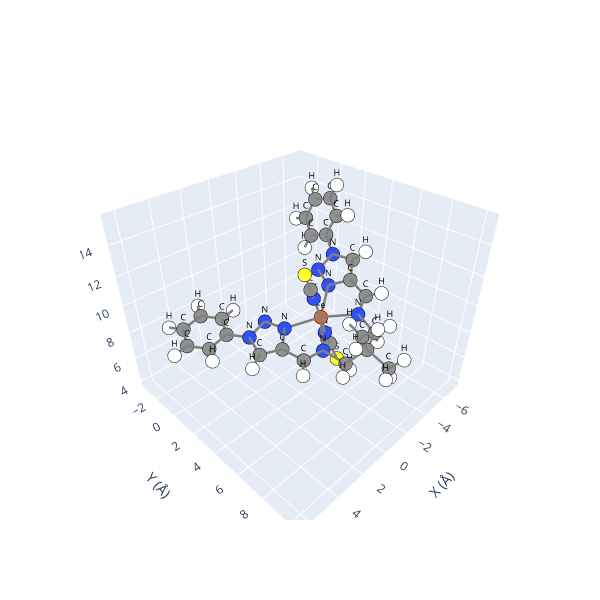

Notebook source saved alongside this figure:
### Code cell
ref_hs_mol.view()

### Figure 1 — Plotly figure (JSON) as saved in the notebook; plotly's stock layout.template omitted (floating-point values rounded to 4 significant figures)
{"data": [{"hoverinfo": "text", "marker": {"color": ["#909090", "#909090", "#FFFFFF", "#909090", "#FFFFFF", "#909090", "#909090", "#FFFFFF", "#909090", "#FFFFFF", "#FFFFFF", "#909090", "#909090", "#FFFFFF", "#FFFFFF", "#FFFFFF", "#909090", "#FFFFFF", "#FFFFFF", "#FFFFFF", "#3050F8", "#3050F8", "#3050F8", "#3050F8", "#3050F8", "#E06633", "#909090", "#909090", "#FFFFFF", "#909090", "#FFFFFF", "#909090", "#FFFFFF", "#909090", "#FFFFFF", "#3050F8", "#FFFF30", "#909090", "#909090", "#FFFFFF", "#FFFFFF", "#909090", "#FFFFFF", "#909090", "#909090", "#FFFFFF", "#909090", "#3050F8", "#3050F8", "#3050F8", "#3050F8", "#909090", "#FFFFFF", "#909090", "#FFFFFF", "#909090", "#FFFFFF", "#909090", "#FFFFFF", "#909090", "#FFFFFF", "#FFFF30"], "line": {"color": "black", "width": 1}, "size": 8}, "mode": "markers", "showlegend": false, "text": ["C", "C", "H", "C", "H", "C", "C", "H", "C", "H", "H", "C", "C", "H", "H", "H", "C", "H", "H", "H", "N", "N", "N", "N", "N", "Fe", "C", "C", "H", "C", "H", "C", "H", "C", "H", "N", "S", "C", "C", "H", "H", "C", "H", "C", "C", "H", "C", "N", "N", "N", "N", "C", "H", "C", "H", "C", "H", "C", "H", "C", "H", "S"], "type": "scatter3d", "x": [2.765, 4.111, 4.517, 2.327, 3.126, 1.265, 0.9273, 1.547, -0.5743, 0.2304, -1.072, -1.41, -1.557, -1.864, -2.19, -0.705, -0.7211, 0.1734, -1.214, -0.6924, 2.011, 0.7778, 0.3282, -0.1742, -0.5867, -1.472, -0.08008, 4.843, 5.755, 4.249, 4.756, 2.901, 2.498, 2.154, 1.241, -2.323, -3.225, -2.668, -2.784, -3.177, -3.316, -3.882, -4.519, -4.043, -4.915, -5.64, -5.081, -2.888, -3.142, -3.438, -4.53, -5.657, -5.679, -6.197, -6.592, -6.17, -6.553, -5.567, -5.531, -5.017, -4.611, 0.6886], "y": [0.5387, 0.5998, 1.416, 2.977, 3.238, 3.76, 5.149, 5.715, 6.965, 7.476, 6.906, 7.737, 9.172, 9.122, 9.667, 9.617, 7.828, 8.156, 8.425, 6.956, 1.741, 1.744, 2.966, 5.604, 4.41, 4.187, 4.643, -0.5582, -0.5276, -1.747, -2.524, -1.816, -2.635, -0.6554, -0.6887, 3.785, 4.121, 3.938, 7.179, 7.156, 7.784, 5.518, 6.162, 4.16, 3.543, 3.929, 1.164, 5.818, 3.216, 2.074, 2.272, 1.455, 2.327, 0.4082, 0.5776, -0.8498, -1.538, -1.105, -1.977, -0.07776, -0.2499, 4.951], "z": [7.971, 7.689, 7.51, 7.597, 7.2, 7.855, 7.654, 7.252, 7.61, 7.429, 6.779, 8.611, 8.035, 7.127, 8.561, 8.06, 9.985, 9.873, 10.55, 10.39, 8.024, 8.545, 8.442, 8.006, 10.88, 8.978, 11.83, 7.677, 7.495, 7.926, 7.912, 8.2, 8.376, 8.213, 8.385, 7.11, 4.572, 6.11, 8.722, 7.835, 9.261, 9.987, 10.2, 10.45, 11.26, 11.7, 12.07, 9.308, 10.04, 10.56, 11.3, 13.29, 13.62, 14.0, 14.83, 13.54, 14.03, 12.33, 12.01, 11.59, 10.77, 13.26]}, {"hoverinfo": "none", "mode": "text", "showlegend": false, "text": ["C", "C", "H", "C", "H", "C", "C", "H", "C", "H", "H", "C", "C", "H", "H", "H", "C", "H", "H", "H", "N", "N", "N", "N", "N", "Fe", "C", "C", "H", "C", "H", "C", "H", "C", "H", "N", "S", "C", "C", "H", "H", "C", "H", "C", "C", "H", "C", "N", "N", "N", "N", "C", "H", "C", "H", "C", "H", "C", "H", "C", "H", "S"], "textfont": {"color": "black", "size": 9}, "type": "scatter3d", "x": [2.765, 4.111, 4.517, 2.327, 3.126, 1.265, 0.9273, 1.547, -0.5743, 0.2304, -1.072, -1.41, -1.557, -1.864, -2.19, -0.705, -0.7211, 0.1734, -1.214, -0.6924, 2.011, 0.7778, 0.3282, -0.1742, -0.5867, -1.472, -0.08008, 4.843, 5.755, 4.249, 4.756, 2.901, 2.498, 2.154, 1.241, -2.323, -3.225, -2.668, -2.784, -3.177, -3.316, -3.882, -4.519, -4.043, -4.915, -5.64, -5.081, -2.888, -3.142, -3.438, -4.53, -5.657, -5.679, -6.197, -6.592, -6.17, -6.553, -5.567, -5.531, -5.017, -4.611, 0.6886], "y": [0.5387, 0.5998, 1.416, 2.977, 3.238, 3.76, 5.149, 5.715, 6.965, 7.476, 6.906, 7.737, 9.172, 9.122, 9.667, 9.617, 7.828, 8.156, 8.425, 6.956, 1.741, 1.744, 2.966, 5.604, 4.41, 4.187, 4.643, -0.5582, -0.5276, -1.747, -2.524, -1.816, -2.635, -0.6554, -0.6887, 3.785, 4.121, 3.938, 7.179, 7.156, 7.784, 5.518, 6.162, 4.16, 3.543, 3.929, 1.164, 5.818, 3.216, 2.074, 2.272, 1.455, 2.327, 0.4082, 0.5776, -0.8498, -1.538, -1.105, -1.977, -0.07776, -0.2499, 4.951], "z": [7.971, 7.689, 7.51, 7.597, 7.2, 7.855, 7.654, 7.252, 7.61, 7.429, 6.779, 8.611, 8.035, 7.127, 8.561, 8.06, 9.985, 9.873, 10.55, 10.39, 8.024, 8.545, 8.442, 8.006, 10.88, 8.978, 11.83, 7.677, 7.495, 7.926, 7.912, 8.2, 8.376, 8.213, 8.385, 7.11, 4.572, 6.11, 8.722, 7.835, 9.261, 9.987, 10.2, 10.45, 11.26, 11.7, 12.07, 9.308, 10.04, 10.56, 11.3, 13.29, 13.62, 14.0, 14.83, 13.54, 14.03, 12.33, 12.01, 11.59, 10.77, 13.26]}, {"hoverinfo": "none", "line": {"color": "gray", "width": 5}, "mode": "lines", "showlegend": false, "type": "scatter3d", "x": [-6.17, -5.567], "y": [-0.8498, -1.105], "z": [13.54, 12.33]}, {"hoverinfo": "none", "line": {"color": "gray", "width": 5}, "mode": "lines", "showlegend": false, "type": "scatter3d", "x": [-1.472, -0.1742], "y": [4.187, 5.604], "z": [8.978, 8.006]}, {"hoverinfo": "none", "line": {"color": "gray", "width": 5}, "mode": "lines", "showlegend": false, "type": "scatter3d", "x": [-4.915, -5.64], "y": [3.543, 3.929], "z": [11.26, 11.7]}, {"hoverinfo": "none", "line": {"color": "gray", "width": 5}, "mode": "lines", "showlegend": false, "type": "scatter3d", "x": [2.901, 4.249], "y": [-1.816, -1.747], "z": [8.2, 7.926]}, {"hoverinfo": "none", "line": {"color": "gray", "width": 5}, "mode": "lines", "showlegend": false, "type": "scatter3d", "x": [-0.5743, 0.2304], "y": [6.965, 7.476], "z": [7.61, 7.429]}, {"hoverinfo": "none", "line": {"color": "gray", "width": 5}, "mode": "lines", "showlegend": false, "type": "scatter3d", "x": [-2.888, -1.472], "y": [5.818, 4.187], "z": [9.308, 8.978]}, {"hoverinfo": "none", "line": {"color": "gray", "width": 5}, "mode": "lines", "showlegend": false, "type": "scatter3d", "x": [0.2304, -0.5743], "y": [7.476, 6.965], "z": [7.429, 7.61]}, {"hoverinfo": "none", "line": {"color": "gray", "width": 5}, "mode": "lines", "showlegend": false, "type": "scatter3d", "x": [-0.1742, -1.472], "y": [5.604, 4.187], "z": [8.006, 8.978]}, {"hoverinfo": "none", "line": {"color": "gray", "width": 5}, "mode": "lines", "showlegend": false, "type": "scatter3d", "x": [-0.5867, -0.08008], "y": [4.41, 4.643], "z": [10.88, 11.83]}, {"hoverinfo": "none", "line": {"color": "gray", "width": 5}, "mode": "lines", "showlegend": false, "type": "scatter3d", "x": [-3.882, -4.519], "y": [5.518, 6.162], "z": [9.987, 10.2]}, {"hoverinfo": "none", "line": {"color": "gray", "width": 5}, "mode": "lines", "showlegend": false, "type": "scatter3d", "x": [-4.519, -3.882], "y": [6.162, 5.518], "z": [10.2, 9.987]}, {"hoverinfo": "none", "line": {"color": "gray", "width": 5}, "mode": "lines", "showlegend": false, "type": "scatter3d", "x": [-5.017, -5.567], "y": [-0.07776, -1.105], "z": [11.59, 12.33]}, {"hoverinfo": "none", "line": {"color": "gray", "width": 5}, "mode": "lines", "showlegend": false, "type": "scatter3d", "x": [-5.679, -5.657], "y": [2.327, 1.455], "z": [13.62, 13.29]}, {"hoverinfo": "none", "line": {"color": "gray", "width": 5}, "mode": "lines", "showlegend": false, "type": "scatter3d", "x": [1.265, 2.327], "y": [3.76, 2.977], "z": [7.855, 7.597]}, {"hoverinfo": "none", "line": {"color": "gray", "width": 5}, "mode": "lines", "showlegend": false, "type": "scatter3d", "x": [-5.081, -4.53], "y": [1.164, 2.272], "z": [12.07, 11.3]}, {"hoverinfo": "none", "line": {"color": "gray", "width": 5}, "mode": "lines", "showlegend": false, "type": "scatter3d", "x": [-0.5743, -1.41], "y": [6.965, 7.737], "z": [7.61, 8.611]}, {"hoverinfo": "none", "line": {"color": "gray", "width": 5}, "mode": "lines", "showlegend": false, "type": "scatter3d", "x": [-5.081, -5.017], "y": [1.164, -0.07776], "z": [12.07, 11.59]}, {"hoverinfo": "none", "line": {"color": "gray", "width": 5}, "mode": "lines", "showlegend": false, "type": "scatter3d", "x": [-5.567, -5.017], "y": [-1.105, -0.07776], "z": [12.33, 11.59]}, {"hoverinfo": "none", "line": {"color": "gray", "width": 5}, "mode": "lines", "showlegend": false, "type": "scatter3d", "x": [-1.41, -0.7211], "y": [7.737, 7.828], "z": [8.611, 9.985]}, {"hoverinfo": "none", "line": {"color": "gray", "width": 5}, "mode": "lines", "showlegend": false, "type": "scatter3d", "x": [-2.668, -2.323], "y": [3.938, 3.785], "z": [6.11, 7.11]}, {"hoverinfo": "none", "line": {"color": "gray", "width": 5}, "mode": "lines", "showlegend": false, "type": "scatter3d", "x": [-6.197, -6.17], "y": [0.4082, -0.8498], "z": [14.0, 13.54]}, {"hoverinfo": "none", "line": {"color": "gray", "width": 5}, "mode": "lines", "showlegend": false, "type": "scatter3d", "x": [2.154, 2.901], "y": [-0.6554, -1.816], "z": [8.213, 8.2]}, {"hoverinfo": "none", "line": {"color": "gray", "width": 5}, "mode": "lines", "showlegend": false, "type": "scatter3d", "x": [-2.323, -2.668], "y": [3.785, 3.938], "z": [7.11, 6.11]}, {"hoverinfo": "none", "line": {"color": "gray", "width": 5}, "mode": "lines", "showlegend": false, "type": "scatter3d", "x": [4.249, 4.843], "y": [-1.747, -0.5582], "z": [7.926, 7.677]}, {"hoverinfo": "none", "line": {"color": "gray", "width": 5}, "mode": "lines", "showlegend": false, "type": "scatter3d", "x": [0.3282, 0.7778], "y": [2.966, 1.744], "z": [8.442, 8.545]}, {"hoverinfo": "none", "line": {"color": "gray", "width": 5}, "mode": "lines", "showlegend": false, "type": "scatter3d", "x": [-2.784, -3.177], "y": [7.179, 7.156], "z": [8.722, 7.835]}, {"hoverinfo": "none", "line": {"color": "gray", "width": 5}, "mode": "lines", "showlegend": false, "type": "scatter3d", "x": [0.1734, -0.7211], "y": [8.156, 7.828], "z": [9.873, 9.985]}, {"hoverinfo": "none", "line": {"color": "gray", "width": 5}, "mode": "lines", "showlegend": false, "type": "scatter3d", "x": [2.901, 2.154], "y": [-1.816, -0.6554], "z": [8.2, 8.213]}, {"hoverinfo": "none", "line": {"color": "gray", "width": 5}, "mode": "lines", "showlegend": false, "type": "scatter3d", "x": [-3.142, -3.438], "y": [3.216, 2.074], "z": [10.04, 10.56]}, {"hoverinfo": "none", "line": {"color": "gray", "width": 5}, "mode": "lines", "showlegend": false, "type": "scatter3d", "x": [-3.438, -3.142], "y": [2.074, 3.216], "z": [10.56, 10.04]}, {"hoverinfo": "none", "line": {"color": "gray", "width": 5}, "mode": "lines", "showlegend": false, "type": "scatter3d", "x": [-1.864, -1.557], "y": [9.122, 9.172], "z": [7.127, 8.035]}, {"hoverinfo": "none", "line": {"color": "gray", "width": 5}, "mode": "lines", "showlegend": false, "type": "scatter3d", "x": [4.843, 4.249], "y": [-0.5582, -1.747], "z": [7.677, 7.926]}, {"hoverinfo": "none", "line": {"color": "gray", "width": 5}, "mode": "lines", "showlegend": false, "type": "scatter3d", "x": [-2.784, -1.41], "y": [7.179, 7.737], "z": [8.722, 8.611]}, {"hoverinfo": "none", "line": {"color": "gray", "width": 5}, "mode": "lines", "showlegend": false, "type": "scatter3d", "x": [-2.888, -3.882], "y": [5.818, 5.518], "z": [9.308, 9.987]}, {"hoverinfo": "none", "line": {"color": "gray", "width": 5}, "mode": "lines", "showlegend": false, "type": "scatter3d", "x": [-0.7211, 0.1734], "y": [7.828, 8.156], "z": [9.985, 9.873]}, {"hoverinfo": "none", "line": {"color": "gray", "width": 5}, "mode": "lines", "showlegend": false, "type": "scatter3d", "x": [-4.53, -3.438], "y": [2.272, 2.074], "z": [11.3, 10.56]}, {"hoverinfo": "none", "line": {"color": "gray", "width": 5}, "mode": "lines", "showlegend": false, "type": "scatter3d", "x": [0.3282, 1.265], "y": [2.966, 3.76], "z": [8.442, 7.855]}, {"hoverinfo": "none", "line": {"color": "gray", "width": 5}, "mode": "lines", "showlegend": false, "type": "scatter3d", "x": [4.843, 4.111], "y": [-0.5582, 0.5998], "z": [7.677, 7.689]}, {"hoverinfo": "none", "line": {"color": "gray", "width": 5}, "mode": "lines", "showlegend": false, "type": "scatter3d", "x": [-1.557, -1.864], "y": [9.172, 9.122], "z": [8.035, 7.127]}, {"hoverinfo": "none", "line": {"color": "gray", "width": 5}, "mode": "lines", "showlegend": false, "type": "scatter3d", "x": [-1.472, -2.888], "y": [4.187, 5.818], "z": [8.978, 9.308]}, {"hoverinfo": "none", "line": {"color": "gray", "width": 5}, "mode": "lines", "showlegend": false, "type": "scatter3d", "x": [-3.316, -2.784], "y": [7.784, 7.179], "z": [9.261, 8.722]}, {"hoverinfo": "none", "line": {"color": "gray", "width": 5}, "mode": "lines", "showlegend": false, "type": "scatter3d", "x": [-3.438, -4.53], "y": [2.074, 2.272], "z": [10.56, 11.3]}, {"hoverinfo": "none", "line": {"color": "gray", "width": 5}, "mode": "lines", "showlegend": false, "type": "scatter3d", "x": [-6.17, -6.553], "y": [-0.8498, -1.538], "z": [13.54, 14.03]}, {"hoverinfo": "none", "line": {"color": "gray", "width": 5}, "mode": "lines", "showlegend": false, "type": "scatter3d", "x": [-1.472, 0.3282], "y": [4.187, 2.966], "z": [8.978, 8.442]}, {"hoverinfo": "none", "line": {"color": "gray", "width": 5}, "mode": "lines", "showlegend": false, "type": "scatter3d", "x": [-0.7211, -0.6924], "y": [7.828, 6.956], "z": [9.985, 10.39]}, {"hoverinfo": "none", "line": {"color": "gray", "width": 5}, "mode": "lines", "showlegend": false, "type": "scatter3d", "x": [-1.214, -0.7211], "y": [8.425, 7.828], "z": [10.55, 9.985]}, {"hoverinfo": "none", "line": {"color": "gray", "width": 5}, "mode": "lines", "showlegend": false, "type": "scatter3d", "x": [-6.553, -6.17], "y": [-1.538, -0.8498], "z": [14.03, 13.54]}, {"hoverinfo": "none", "line": {"color": "gray", "width": 5}, "mode": "lines", "showlegend": false, "type": "scatter3d", "x": [-0.1742, 0.9273], "y": [5.604, 5.149], "z": [8.006, 7.654]}, {"hoverinfo": "none", "line": {"color": "gray", "width": 5}, "mode": "lines", "showlegend": false, "type": "scatter3d", "x": [-5.657, -5.679], "y": [1.455, 2.327], "z": [13.29, 13.62]}, {"hoverinfo": "none", "line": {"color": "gray", "width": 5}, "mode": "lines", "showlegend": false, "type": "scatter3d", "x": [-1.557, -0.705], "y": [9.172, 9.617], "z": [8.035, 8.06]}, {"hoverinfo": "none", "line": {"color": "gray", "width": 5}, "mode": "lines", "showlegend": false, "type": "scatter3d", "x": [-2.19, -1.557], "y": [9.667, 9.172], "z": [8.561, 8.035]}, {"hoverinfo": "none", "line": {"color": "gray", "width": 5}, "mode": "lines", "showlegend": false, "type": "scatter3d", "x": [4.249, 2.901], "y": [-1.747, -1.816], "z": [7.926, 8.2]}, {"hoverinfo": "none", "line": {"color": "gray", "width": 5}, "mode": "lines", "showlegend": false, "type": "scatter3d", "x": [0.3282, -1.472], "y": [2.966, 4.187], "z": [8.442, 8.978]}, {"hoverinfo": "none", "line": {"color": "gray", "width": 5}, "mode": "lines", "showlegend": false, "type": "scatter3d", "x": [-4.043, -3.142], "y": [4.16, 3.216], "z": [10.45, 10.04]}, {"hoverinfo": "none", "line": {"color": "gray", "width": 5}, "mode": "lines", "showlegend": false, "type": "scatter3d", "x": [-1.072, -0.5743], "y": [6.906, 6.965], "z": [6.779, 7.61]}, {"hoverinfo": "none", "line": {"color": "gray", "width": 5}, "mode": "lines", "showlegend": false, "type": "scatter3d", "x": [0.6886, -0.08008], "y": [4.951, 4.643], "z": [13.26, 11.83]}, {"hoverinfo": "none", "line": {"color": "gray", "width": 5}, "mode": "lines", "showlegend": false, "type": "scatter3d", "x": [4.756, 4.249], "y": [-2.524, -1.747], "z": [7.912, 7.926]}, {"hoverinfo": "none", "line": {"color": "gray", "width": 5}, "mode": "lines", "showlegend": false, "type": "scatter3d", "x": [-0.5867, -1.472], "y": [4.41, 4.187], "z": [10.88, 8.978]}, {"hoverinfo": "none", "line": {"color": "gray", "width": 5}, "mode": "lines", "showlegend": false, "type": "scatter3d", "x": [-2.323, -1.472], "y": [3.785, 4.187], "z": [7.11, 8.978]}, {"hoverinfo": "none", "line": {"color": "gray", "width": 5}, "mode": "lines", "showlegend": false, "type": "scatter3d", "x": [-1.472, -0.5867], "y": [4.187, 4.41], "z": [8.978, 10.88]}, {"hoverinfo": "none", "line": {"color": "gray", "width": 5}, "mode": "lines", "showlegend": false, "type": "scatter3d", "x": [-4.53, -4.915], "y": [2.272, 3.543], "z": [11.3, 11.26]}, {"hoverinfo": "none", "line": {"color": "gray", "width": 5}, "mode": "lines", "showlegend": false, "type": "scatter3d", "x": [2.011, 2.327], "y": [1.741, 2.977], "z": [8.024, 7.597]}, {"hoverinfo": "none", "line": {"color": "gray", "width": 5}, "mode": "lines", "showlegend": false, "type": "scatter3d", "x": [-0.1742, -0.5743], "y": [5.604, 6.965], "z": [8.006, 7.61]}, {"hoverinfo": "none", "line": {"color": "gray", "width": 5}, "mode": "lines", "showlegend": false, "type": "scatter3d", "x": [2.327, 1.265], "y": [2.977, 3.76], "z": [7.597, 7.855]}, {"hoverinfo": "none", "line": {"color": "gray", "width": 5}, "mode": "lines", "showlegend": false, "type": "scatter3d", "x": [2.011, 0.7778], "y": [1.741, 1.744], "z": [8.024, 8.545]}, {"hoverinfo": "none", "line": {"color": "gray", "width": 5}, "mode": "lines", "showlegend": false, "type": "scatter3d", "x": [-4.043, -3.882], "y": [4.16, 5.518], "z": [10.45, 9.987]}, {"hoverinfo": "none", "line": {"color": "gray", "width": 5}, "mode": "lines", "showlegend": false, "type": "scatter3d", "x": [0.7778, 2.011], "y": [1.744, 1.741], "z": [8.545, 8.024]}, {"hoverinfo": "none", "line": {"color": "gray", "width": 5}, "mode": "lines", "showlegend": false, "type": "scatter3d", "x": [-5.567, -5.531], "y": [-1.105, -1.977], "z": [12.33, 12.01]}, {"hoverinfo": "none", "line": {"color": "gray", "width": 5}, "mode": "lines", "showlegend": false, "type": "scatter3d", "x": [-0.08008, 0.6886], "y": [4.643, 4.951], "z": [11.83, 13.26]}, {"hoverinfo": "none", "line": {"color": "gray", "width": 5}, "mode": "lines", "showlegend": false, "type": "scatter3d", "x": [-2.888, -2.784], "y": [5.818, 7.179], "z": [9.308, 8.722]}, {"hoverinfo": "none", "line": {"color": "gray", "width": 5}, "mode": "lines", "showlegend": false, "type": "scatter3d", "x": [-6.197, -6.592], "y": [0.4082, 0.5776], "z": [14.0, 14.83]}, {"hoverinfo": "none", "line": {"color": "gray", "width": 5}, "mode": "lines", "showlegend": false, "type": "scatter3d", "x": [-6.592, -6.197], "y": [0.5776, 0.4082], "z": [14.83, 14.0]}, {"hoverinfo": "none", "line": {"color": "gray", "width": 5}, "mode": "lines", "showlegend": false, "type": "scatter3d", "x": [-1.472, -2.323], "y": [4.187, 3.785], "z": [8.978, 7.11]}, {"hoverinfo": "none", "line": {"color": "gray", "width": 5}, "mode": "lines", "showlegend": false, "type": "scatter3d", "x": [-4.611, -5.017], "y": [-0.2499, -0.07776], "z": [10.77, 11.59]}, {"hoverinfo": "none", "line": {"color": "gray", "width": 5}, "mode": "lines", "showlegend": false, "type": "scatter3d", "x": [0.7778, 0.3282], "y": [1.744, 2.966], "z": [8.545, 8.442]}, {"hoverinfo": "none", "line": {"color": "gray", "width": 5}, "mode": "lines", "showlegend": false, "type": "scatter3d", "x": [2.901, 2.498], "y": [-1.816, -2.635], "z": [8.2, 8.376]}, {"hoverinfo": "none", "line": {"color": "gray", "width": 5}, "mode": "lines", "showlegend": false, "type": "scatter3d", "x": [-5.081, -5.657], "y": [1.164, 1.455], "z": [12.07, 13.29]}, {"hoverinfo": "none", "line": {"color": "gray", "width": 5}, "mode": "lines", "showlegend": false, "type": "scatter3d", "x": [-2.784, -2.888], "y": [7.179, 5.818], "z": [8.722, 9.308]}, {"hoverinfo": "none", "line": {"color": "gray", "width": 5}, "mode": "lines", "showlegend": false, "type": "scatter3d", "x": [4.111, 2.765], "y": [0.5998, 0.5387], "z": [7.689, 7.971]}, {"hoverinfo": "none", "line": {"color": "gray", "width": 5}, "mode": "lines", "showlegend": false, "type": "scatter3d", "x": [4.843, 5.755], "y": [-0.5582, -0.5276], "z": [7.677, 7.495]}, {"hoverinfo": "none", "line": {"color": "gray", "width": 5}, "mode": "lines", "showlegend": false, "type": "scatter3d", "x": [5.755, 4.843], "y": [-0.5276, -0.5582], "z": [7.495, 7.677]}, {"hoverinfo": "none", "line": {"color": "gray", "width": 5}, "mode": "lines", "showlegend": false, "type": "scatter3d", "x": [2.765, 2.011], "y": [0.5387, 1.741], "z": [7.971, 8.024]}, {"hoverinfo": "none", "line": {"color": "gray", "width": 5}, "mode": "lines", "showlegend": false, "type": "scatter3d", "x": [-6.17, -6.197], "y": [-0.8498, 0.4082], "z": [13.54, 14.0]}, {"hoverinfo": "none", "line": {"color": "gray", "width": 5}, "mode": "lines", "showlegend": false, "type": "scatter3d", "x": [-1.41, -2.784], "y": [7.737, 7.179], "z": [8.611, 8.722]}, {"hoverinfo": "none", "line": {"color": "gray", "width": 5}, "mode": "lines", "showlegend": false, "type": "scatter3d", "x": [1.265, 0.9273], "y": [3.76, 5.149], "z": [7.855, 7.654]}, {"hoverinfo": "none", "line": {"color": "gray", "width": 5}, "mode": "lines", "showlegend": false, "type": "scatter3d", "x": [-2.784, -3.316], "y": [7.179, 7.784], "z": [8.722, 9.261]}, {"hoverinfo": "none", "line": {"color": "gray", "width": 5}, "mode": "lines", "showlegend": false, "type": "scatter3d", "x": [4.111, 4.517], "y": [0.5998, 1.416], "z": [7.689, 7.51]}, {"hoverinfo": "none", "line": {"color": "gray", "width": 5}, "mode": "lines", "showlegend": false, "type": "scatter3d", "x": [4.517, 4.111], "y": [1.416, 0.5998], "z": [7.51, 7.689]}, {"hoverinfo": "none", "line": {"color": "gray", "width": 5}, "mode": "lines", "showlegend": false, "type": "scatter3d", "x": [2.011, 2.765], "y": [1.741, 0.5387], "z": [8.024, 7.971]}, {"hoverinfo": "none", "line": {"color": "gray", "width": 5}, "mode": "lines", "showlegend": false, "type": "scatter3d", "x": [-3.142, -1.472], "y": [3.216, 4.187], "z": [10.04, 8.978]}, {"hoverinfo": "none", "line": {"color": "gray", "width": 5}, "mode": "lines", "showlegend": false, "type": "scatter3d", "x": [-5.531, -5.567], "y": [-1.977, -1.105], "z": [12.01, 12.33]}, {"hoverinfo": "none", "line": {"color": "gray", "width": 5}, "mode": "lines", "showlegend": false, "type": "scatter3d", "x": [-1.557, -2.19], "y": [9.172, 9.667], "z": [8.035, 8.561]}, {"hoverinfo": "none", "line": {"color": "gray", "width": 5}, "mode": "lines", "showlegend": false, "type": "scatter3d", "x": [4.249, 4.756], "y": [-1.747, -2.524], "z": [7.926, 7.912]}, {"hoverinfo": "none", "line": {"color": "gray", "width": 5}, "mode": "lines", "showlegend": false, "type": "scatter3d", "x": [2.154, 2.765], "y": [-0.6554, 0.5387], "z": [8.213, 7.971]}, {"hoverinfo": "none", "line": {"color": "gray", "width": 5}, "mode": "lines", "showlegend": false, "type": "scatter3d", "x": [-0.5743, -1.072], "y": [6.965, 6.906], "z": [7.61, 6.779]}, {"hoverinfo": "none", "line": {"color": "gray", "width": 5}, "mode": "lines", "showlegend": false, "type": "scatter3d", "x": [-6.197, -5.657], "y": [0.4082, 1.455], "z": [14.0, 13.29]}, {"hoverinfo": "none", "line": {"color": "gray", "width": 5}, "mode": "lines", "showlegend": false, "type": "scatter3d", "x": [2.765, 2.154], "y": [0.5387, -0.6554], "z": [7.971, 8.213]}, {"hoverinfo": "none", "line": {"color": "gray", "width": 5}, "mode": "lines", "showlegend": false, "type": "scatter3d", "x": [2.498, 2.901], "y": [-2.635, -1.816], "z": [8.376, 8.2]}, {"hoverinfo": "none", "line": {"color": "gray", "width": 5}, "mode": "lines", "showlegend": false, "type": "scatter3d", "x": [-4.53, -5.081], "y": [2.272, 1.164], "z": [11.3, 12.07]}, {"hoverinfo": "none", "line": {"color": "gray", "width": 5}, "mode": "lines", "showlegend": false, "type": "scatter3d", "x": [-0.08008, -0.5867], "y": [4.643, 4.41], "z": [11.83, 10.88]}, {"hoverinfo": "none", "line": {"color": "gray", "width": 5}, "mode": "lines", "showlegend": false, "type": "scatter3d", "x": [2.327, 3.126], "y": [2.977, 3.238], "z": [7.597, 7.2]}, {"hoverinfo": "none", "line": {"color": "gray", "width": 5}, "mode": "lines", "showlegend": false, "type": "scatter3d", "x": [-3.882, -4.043], "y": [5.518, 4.16], "z": [9.987, 10.45]}, {"hoverinfo": "none", "line": {"color": "gray", "width": 5}, "mode": "lines", "showlegend": false, "type": "scatter3d", "x": [3.126, 2.327], "y": [3.238, 2.977], "z": [7.2, 7.597]}, {"hoverinfo": "none", "line": {"color": "gray", "width": 5}, "mode": "lines", "showlegend": false, "type": "scatter3d", "x": [-5.657, -6.197], "y": [1.455, 0.4082], "z": [13.29, 14.0]}, {"hoverinfo": "none", "line": {"color": "gray", "width": 5}, "mode": "lines", "showlegend": false, "type": "scatter3d", "x": [-1.41, -0.5743], "y": [7.737, 6.965], "z": [8.611, 7.61]}, {"hoverinfo": "none", "line": {"color": "gray", "width": 5}, "mode": "lines", "showlegend": false, "type": "scatter3d", "x": [1.265, 0.3282], "y": [3.76, 2.966], "z": [7.855, 8.442]}, {"hoverinfo": "none", "line": {"color": "gray", "width": 5}, "mode": "lines", "showlegend": false, "type": "scatter3d", "x": [-3.225, -2.668], "y": [4.121, 3.938], "z": [4.572, 6.11]}, {"hoverinfo": "none", "line": {"color": "gray", "width": 5}, "mode": "lines", "showlegend": false, "type": "scatter3d", "x": [-2.668, -3.225], "y": [3.938, 4.121], "z": [6.11, 4.572]}, {"hoverinfo": "none", "line": {"color": "gray", "width": 5}, "mode": "lines", "showlegend": false, "type": "scatter3d", "x": [0.9273, 1.265], "y": [5.149, 3.76], "z": [7.654, 7.855]}, {"hoverinfo": "none", "line": {"color": "gray", "width": 5}, "mode": "lines", "showlegend": false, "type": "scatter3d", "x": [-5.657, -5.081], "y": [1.455, 1.164], "z": [13.29, 12.07]}, {"hoverinfo": "none", "line": {"color": "gray", "width": 5}, "mode": "lines", "showlegend": false, "type": "scatter3d", "x": [4.111, 4.843], "y": [0.5998, -0.5582], "z": [7.689, 7.677]}, {"hoverinfo": "none", "line": {"color": "gray", "width": 5}, "mode": "lines", "showlegend": false, "type": "scatter3d", "x": [0.9273, -0.1742], "y": [5.149, 5.604], "z": [7.654, 8.006]}, {"hoverinfo": "none", "line": {"color": "gray", "width": 5}, "mode": "lines", "showlegend": false, "type": "scatter3d", "x": [-5.017, -4.611], "y": [-0.07776, -0.2499], "z": [11.59, 10.77]}, {"hoverinfo": "none", "line": {"color": "gray", "width": 5}, "mode": "lines", "showlegend": false, "type": "scatter3d", "x": [-4.915, -4.53], "y": [3.543, 2.272], "z": [11.26, 11.3]}, {"hoverinfo": "none", "line": {"color": "gray", "width": 5}, "mode": "lines", "showlegend": false, "type": "scatter3d", "x": [-3.177, -2.784], "y": [7.156, 7.179], "z": [7.835, 8.722]}, {"hoverinfo": "none", "line": {"color": "gray", "width": 5}, "mode": "lines", "showlegend": false, "type": "scatter3d", "x": [2.765, 4.111], "y": [0.5387, 0.5998], "z": [7.971, 7.689]}, {"hoverinfo": "none", "line": {"color": "gray", "width": 5}, "mode": "lines", "showlegend": false, "type": "scatter3d", "x": [1.241, 2.154], "y": [-0.6887, -0.6554], "z": [8.385, 8.213]}, {"hoverinfo": "none", "line": {"color": "gray", "width": 5}, "mode": "lines", "showlegend": false, "type": "scatter3d", "x": [-0.5743, -0.1742], "y": [6.965, 5.604], "z": [7.61, 8.006]}, {"hoverinfo": "none", "line": {"color": "gray", "width": 5}, "mode": "lines", "showlegend": false, "type": "scatter3d", "x": [0.9273, 1.547], "y": [5.149, 5.715], "z": [7.654, 7.252]}, {"hoverinfo": "none", "line": {"color": "gray", "width": 5}, "mode": "lines", "showlegend": false, "type": "scatter3d", "x": [1.547, 0.9273], "y": [5.715, 5.149], "z": [7.252, 7.654]}, {"hoverinfo": "none", "line": {"color": "gray", "width": 5}, "mode": "lines", "showlegend": false, "type": "scatter3d", "x": [-0.7211, -1.214], "y": [7.828, 8.425], "z": [9.985, 10.55]}, {"hoverinfo": "none", "line": {"color": "gray", "width": 5}, "mode": "lines", "showlegend": false, "type": "scatter3d", "x": [2.154, 1.241], "y": [-0.6554, -0.6887], "z": [8.213, 8.385]}, {"hoverinfo": "none", "line": {"color": "gray", "width": 5}, "mode": "lines", "showlegend": false, "type": "scatter3d", "x": [-1.557, -1.41], "y": [9.172, 7.737], "z": [8.035, 8.611]}, {"hoverinfo": "none", "line": {"color": "gray", "width": 5}, "mode": "lines", "showlegend": false, "type": "scatter3d", "x": [-3.882, -2.888], "y": [5.518, 5.818], "z": [9.987, 9.308]}, {"hoverinfo": "none", "line": {"color": "gray", "width": 5}, "mode": "lines", "showlegend": false, "type": "scatter3d", "x": [-4.043, -4.915], "y": [4.16, 3.543], "z": [10.45, 11.26]}, {"hoverinfo": "none", "line": {"color": "gray", "width": 5}, "mode": "lines", "showlegend": false, "type": "scatter3d", "x": [-4.915, -4.043], "y": [3.543, 4.16], "z": [11.26, 10.45]}, {"hoverinfo": "none", "line": {"color": "gray", "width": 5}, "mode": "lines", "showlegend": false, "type": "scatter3d", "x": [-1.472, -3.142], "y": [4.187, 3.216], "z": [8.978, 10.04]}, {"hoverinfo": "none", "line": {"color": "gray", "width": 5}, "mode": "lines", "showlegend": false, "type": "scatter3d", "x": [-3.142, -4.043], "y": [3.216, 4.16], "z": [10.04, 10.45]}, {"hoverinfo": "none", "line": {"color": "gray", "width": 5}, "mode": "lines", "showlegend": false, "type": "scatter3d", "x": [2.327, 2.011], "y": [2.977, 1.741], "z": [7.597, 8.024]}, {"hoverinfo": "none", "line": {"color": "gray", "width": 5}, "mode": "lines", "showlegend": false, "type": "scatter3d", "x": [-5.567, -6.17], "y": [-1.105, -0.8498], "z": [12.33, 13.54]}, {"hoverinfo": "none", "line": {"color": "gray", "width": 5}, "mode": "lines", "showlegend": false, "type": "scatter3d", "x": [-0.6924, -0.7211], "y": [6.956, 7.828], "z": [10.39, 9.985]}, {"hoverinfo": "none", "line": {"color": "gray", "width": 5}, "mode": "lines", "showlegend": false, "type": "scatter3d", "x": [-1.41, -1.557], "y": [7.737, 9.172], "z": [8.611, 8.035]}, {"hoverinfo": "none", "line": {"color": "gray", "width": 5}, "mode": "lines", "showlegend": false, "type": "scatter3d", "x": [-5.64, -4.915], "y": [3.929, 3.543], "z": [11.7, 11.26]}, {"hoverinfo": "none", "line": {"color": "gray", "width": 5}, "mode": "lines", "showlegend": false, "type": "scatter3d", "x": [-0.705, -1.557], "y": [9.617, 9.172], "z": [8.06, 8.035]}, {"hoverinfo": "none", "line": {"color": "gray", "width": 5}, "mode": "lines", "showlegend": false, "type": "scatter3d", "x": [-0.7211, -1.41], "y": [7.828, 7.737], "z": [9.985, 8.611]}, {"hoverinfo": "none", "line": {"color": "gray", "width": 5}, "mode": "lines", "showlegend": false, "type": "scatter3d", "x": [-5.017, -5.081], "y": [-0.07776, 1.164], "z": [11.59, 12.07]}], "layout": {"height": 600, "scene": {"xaxis": {"range": [-7.592, 6.755], "title": {"text": "X (Å)"}}, "yaxis": {"range": [-3.635, 10.67], "title": {"text": "Y (Å)"}}, "zaxis": {"range": [3.572, 15.83], "title": {"text": "Z (Å)"}}}, "width": 600}}
